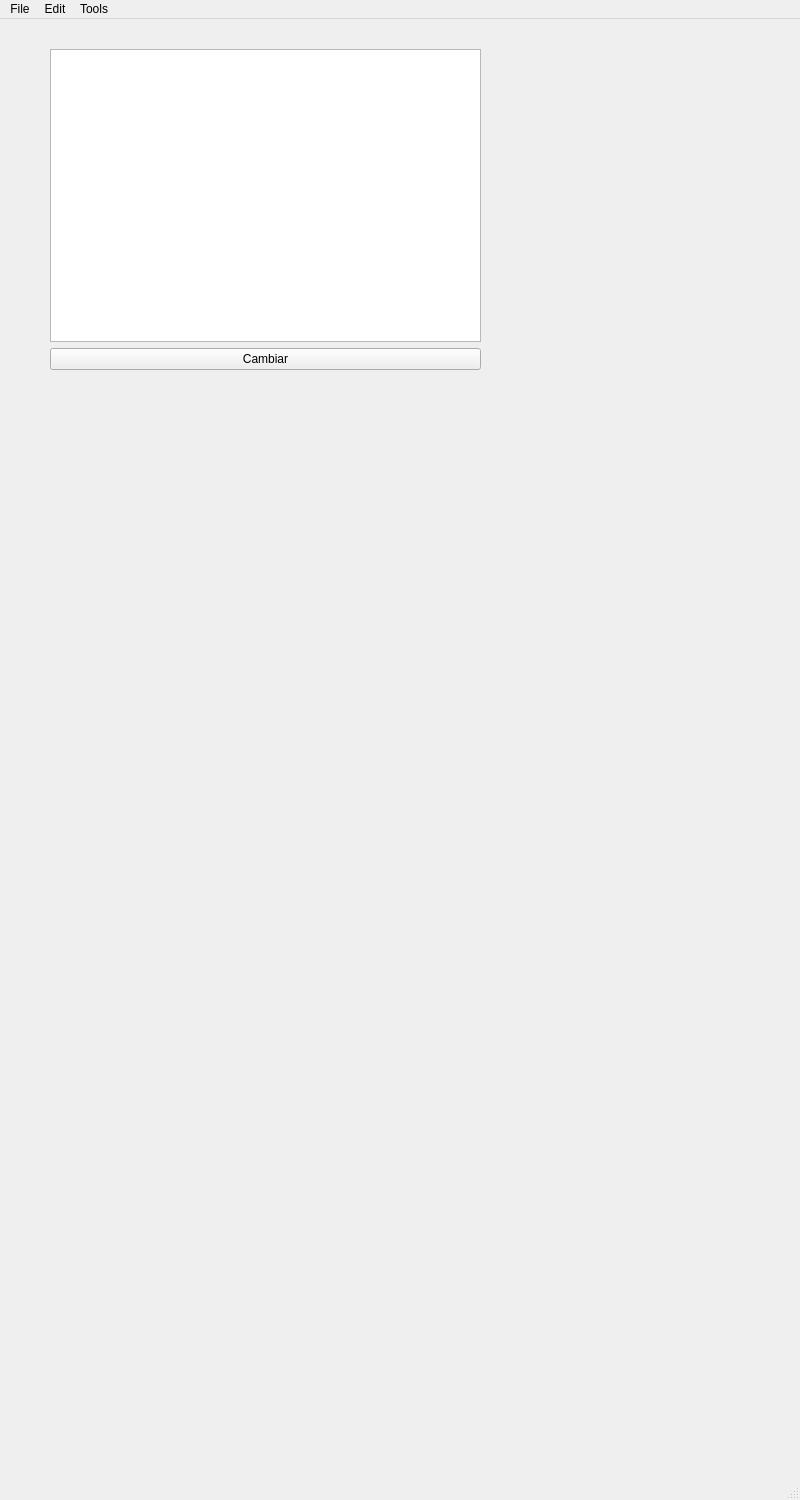
<?xml version="1.0" encoding="UTF-8"?>
<ui version="4.0">
 <class>MainWindow</class>
 <widget class="QMainWindow" name="MainWindow">
  <property name="geometry">
   <rect>
    <x>0</x>
    <y>0</y>
    <width>800</width>
    <height>1500</height>
   </rect>
  </property>
  <property name="minimumSize">
   <size>
    <width>800</width>
    <height>600</height>
   </size>
  </property>
  <property name="windowTitle">
   <string>MainWindow</string>
  </property>
  <widget class="QWidget" name="centralwidget">
   <widget class="QWidget" name="verticalLayoutWidget">
    <property name="geometry">
     <rect>
      <x>50</x>
      <y>10</y>
      <width>431</width>
      <height>341</height>
     </rect>
    </property>
    <layout class="QVBoxLayout" name="verticalLayout">
     <item>
      <widget class="QLabel" name="lblCambiar">
       <property name="text">
        <string/>
       </property>
       <property name="textFormat">
        <enum>Qt::TextFormat::AutoText</enum>
       </property>
       <property name="alignment">
        <set>Qt::AlignmentFlag::AlignCenter</set>
       </property>
      </widget>
     </item>
     <item>
      <widget class="QTextEdit" name="plainTextEdit"/>
     </item>
     <item>
      <widget class="QPushButton" name="btnCambiar">
       <property name="text">
        <string>Cambiar</string>
       </property>
      </widget>
     </item>
    </layout>
   </widget>
  </widget>
  <widget class="QMenuBar" name="menubar">
   <property name="geometry">
    <rect>
     <x>0</x>
     <y>0</y>
     <width>800</width>
     <height>33</height>
    </rect>
   </property>
   <widget class="QMenu" name="menuFile">
    <property name="title">
     <string>File</string>
    </property>
   </widget>
   <widget class="QMenu" name="menuEdit">
    <property name="title">
     <string>Edit</string>
    </property>
    <addaction name="actionCopiar"/>
    <addaction name="actionPegar"/>
    <addaction name="actionLimpiar"/>
   </widget>
   <widget class="QMenu" name="menuTools">
    <property name="title">
     <string>Tools</string>
    </property>
   </widget>
   <addaction name="menuFile"/>
   <addaction name="menuEdit"/>
   <addaction name="menuTools"/>
  </widget>
  <widget class="QStatusBar" name="statusbar"/>
  <action name="actionCopiar">
   <property name="text">
    <string>Copiar</string>
   </property>
  </action>
  <action name="actionPegar">
   <property name="text">
    <string>Pegar</string>
   </property>
  </action>
  <action name="actionLimpiar">
   <property name="text">
    <string>Limpiar</string>
   </property>
  </action>
 </widget>
 <resources/>
 <connections/>
</ui>
